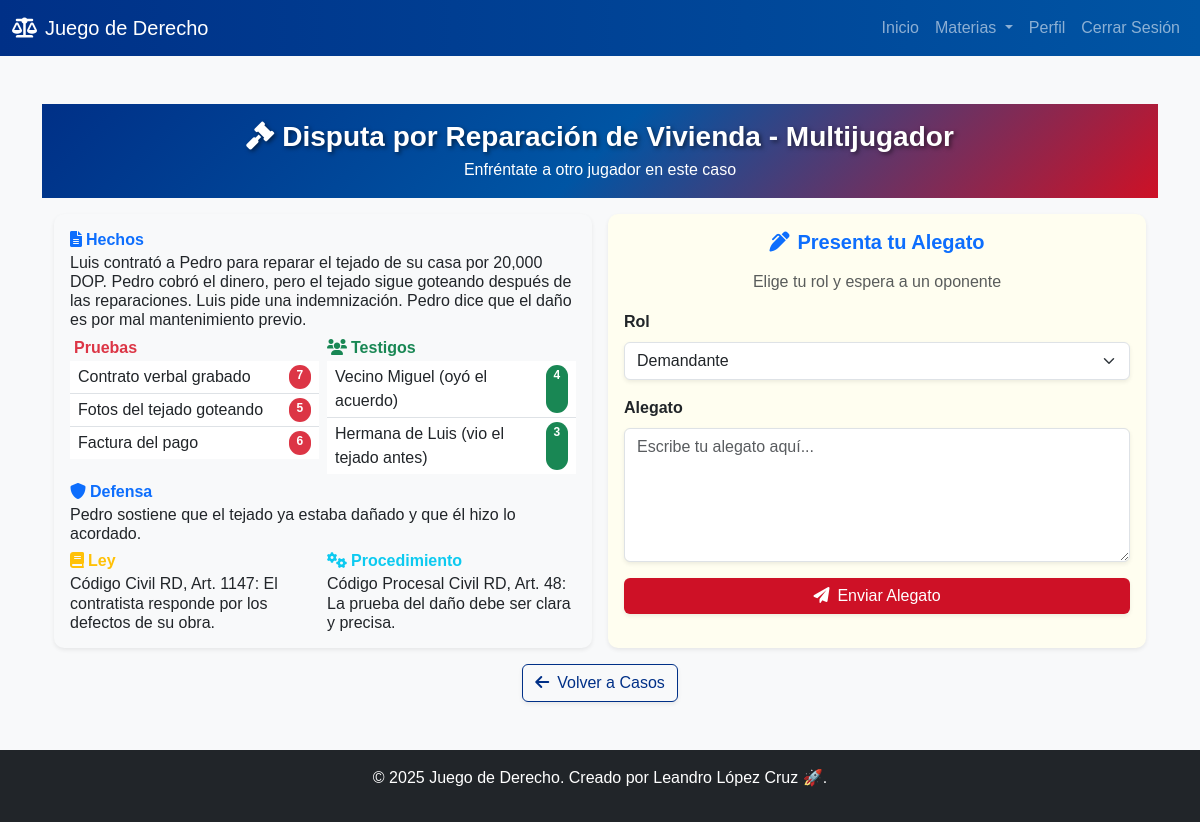
Page /caso/casos_civil/2/multi (signed in) on the committed database.
### tables this page shows
CREATE TABLE casos_civil (
            id INTEGER PRIMARY KEY,
            titulo TEXT,
            hechos TEXT,
            pruebas TEXT,
            testigos TEXT,
            defensa TEXT,
            ley TEXT,
            procedimiento TEXT,
            condiciones_ganadoras TEXT
        , dificultad INTEGER DEFAULT 0);

### derecho2.py (the view)
    def wrap(*args, **kwargs):
        if 'user_id' not in session:
            flash("Por favor, inicia sesión primero.")
            return redirect(url_for('login'))
        return f(*args, **kwargs)

### derecho2.py (called while the page is built)
def login_required(f):
    def wrap(*args, **kwargs):
        if 'user_id' not in session:
            flash("Por favor, inicia sesión primero.")
            return redirect(url_for('login'))
        return f(*args, **kwargs)
    wrap.__name__ = f.__name__
    return wrap

### templates/casos_multi.html (shortened to what this page needs)
{% extends "base.html" %}
{% block content %}
<header class="py-3 text-white text-center position-relative overflow-hidden" style="background: linear-gradient(135deg, #003087 0%, #0055a4 50%, #CE1126 100%);">
    <div class="container position-relative z-1">
        <h1 class="fw-bold fs-3 mb-1" style="text-shadow: 2px 2px 4px rgba(0,0,0,0.5);">
            <i class="fas fa-gavel me-2"></i>{{ caso.titulo }} - Multijugador
        </h1>
        <p class="fs-6 mb-0">Enfréntate a otro jugador en este caso</p>
    </div>
    <div class="position-absolute top-0 start-0 w-100 h-100 opacity-10" style="background: url('https://www.transparenttextures.com/patterns/wood-pattern.png');"></div>
</header>
<div class="container my-3">
    <div class="row g-3">
        <div class="col-md-6">
            <div class="card shadow-sm border-0 h-100" style="background: #f8f9fa;">
                <div class="card-body p-3">
                    <div class="row g-2">
                        <div class="col-12">
                            <h5 class="text-primary fw-bold mb-1 fs-6"><i class="fas fa-file-alt me-1"></i>Hechos</h5>
                            <p class="text-dark mb-0 fs-6" style="line-height: 1.2;">{{ caso.hechos }}</p>
                        </div>
                        <div class="col-6">
                            <h5 class="text-danger fw-bold mb-1 fs-6">Pruebas</h5>
                            <ul class="list-group list-group-flush fs-6">
                                {% for prueba, peso in caso.pruebas.items() %}
                                <li class="list-group-item p-1 d-flex justify-content-between">
                                    <span>{{ prueba }}</span>
                                    <span class="badge bg-danger rounded-pill">{{ peso }}</span>
                                </li>
                                {% endfor %}
                            </ul>
                        </div>
                        <div class="col-6">
                            <h5 class="text-success fw-bold mb-1 fs-6"><i class="fas fa-users me-1"></i>Testigos</h5>
                            <ul class="list-group list-group-flush fs-6">
                                {% for testigo, peso in caso.testigos.items() %}
                                <li class="list-group-item p-1 d-flex justify-content-between">
                                    <span>{{ testigo }}</span>
                                    <span class="badge bg-success rounded-pill">{{ peso }}</span>
                                </li>
                                {% endfor %}
                            </ul>
                        </div>
                        <div class="col-12">
                            <h5 class="text-primary fw-bold mb-1 fs-6"><i class="fas fa-shield-alt me-1"></i>Defensa</h5>
                            <p class="text-dark mb-0 fs-6" style="line-height: 1.2;">{{ caso.defensa }}</p>
                        </div>
                        <div class="col-6">
                            <h5 class="text-warning fw-bold mb-1 fs-6"><i class="fas fa-book me-1"></i>Ley</h5>
                            <p class="text-dark mb-0 fs-6" style="line-height: 1.2;">{{ caso.ley }}</p>
                        </div>
                        <div class="col-6">
                            <h5 class="text-info fw-bold mb-1 fs-6"><i class="fas fa-cogs me-1"></i>Procedimiento</h5>
                            <p class="text-dark mb-0 fs-6" style="line-height: 1.2;">{{ caso.procedimiento }}</p>
                        </div>
                    </div>
                </div>
            </div>
        </div>
        <div class="col-md-6">
            <div class="card shadow-sm border-0 h-100">
                <div class="card-body p-3">
                    {% if resultado %}
                    <div class="alert alert-info h-100 d-flex flex-column justify-content-center p-3" role="alert">
                        <h4 class="alert-heading fw-bold text-info fs-5 mb-2">
                            <i class="fas fa-check-circle me-2"></i>Resultado
                        </h4>
                        <p class="fs-6 mb-0" style="white-space: pre-wrap;">{{ resultado | safe }}</p>
                    </div>
                    {% else %}
                    <h3 class="text-center fw-bold mb-3 text-primary fs-5">
                        <i class="fas fa-pen-alt me-2"></i>Presenta tu Alegato
                    </h3>
                    <p class="text-center text-muted fs-6">
                        {% if fiscal_id and defensor_id %}
                        Ambos roles ocupados, esperando evaluación...
                        {% elif fiscal_id %}
                        Esperando {{ rol2 }}...
                        {% elif defensor_id %}
                        Esperando {{ rol1 }}...
                        {% else %}
                        Elige tu rol y espera a un oponente
                        {% endif %}
                    </p>
                    <form method="POST">
                        <div class="mb-3">
                            <label for="rol" class="form-label fw-bold text-dark fs-6">Rol</label>
                            <select name="rol" id="rol" class="form-select shadow-sm" required>
                                {% if not fiscal_id %}
                                <option value="{{ rol1 }}">{{ rol1 }}</option>
                                {% elif not defensor_id %}
                                <option value="{{ rol2 }}">{{ rol2 }}</option>
                                {% endif %}
                            </select>
                        </div>
                        <div class="mb-3">
                            <label for="argumento" class="form-label fw-bold text-dark fs-6">Alegato</label>
                            <textarea name="argumento" id="argumento" class="form-control shadow-sm" rows="5" required placeholder="Escribe tu alegato aquí..."></textarea>
                        </div>
                        <button type="submit" class="btn btn-primary w-100 shadow-sm" style="background: #CE1126; border: none; transition: background 0.3s;">
                            <i class="fas fa-paper-plane me-2"></i>Enviar Alegato
                        </button>
                    </form>
                    {% endif %}
                </div>
            </div>
        </div>
    </div>
    <div class="text-center mt-3">
        <a href="{{ url_for(endpoint) }}" class="btn btn-outline-secondary shadow-sm" style="border-color: #003087; color: #003087; transition: all 0.3s;">
            <i class="fas fa-arrow-left me-2"></i>Volver a Casos
        </a>
    </div>
</div>
{% endblock %}

### static/style.css (style rules this page uses)
body { font-family: 'Arial', sans-serif; background: url('https://www.transparenttextures.com/patterns/paper-fibers.png') repeat; background-color: #f8f9fa; }
.card { box-shadow: 0 4px 8px rgba(0,0,0,0.1); border-radius: 10px; transition: transform 0.3s; border: 1px solid #d3c8a0; background-color: #fffef0; }
.btn-primary { transition: all 0.3s; background-color: #003087; border-color: #003087; }

### templates/casos_multi.html (style rules this page uses)
.card-body { padding: 1rem !important; }
.list-group-item { padding: 0.25rem 0.5rem !important; }

### rows in the picture
casos_civil: titulo "Disputa por Reparación de Vivienda", hechos "Luis contrató a Pedro para reparar el tejado de su casa por 20,000 DOP. Pedro cobró el dinero, pero el tejado sigue goteando después de las reparaciones. Luis pide una indemnización. Pedro dice que el daño es por mal mantenimiento previo.", defensa "Pedro sostiene que el tejado ya estaba dañado y que él hizo lo acordado.", ley "Código Civil RD, Art. 1147: El contratista responde por los defectos de su obra.", procedimiento "Código Procesal Civil RD, Art. 48: La prueba del daño debe ser clara y precisa."

### other values in the picture
{{ prueba }} "Contrato verbal grabado" "Fotos del tejado goteando" "Factura del pago"
{{ peso }} "7" "5" "6"
{{ testigo }} "Vecino Miguel (oyó el acuerdo)" "Hermana de Luis (vio el tejado antes)"
{{ peso }} "4" "3"
form field rol "Demandante"
